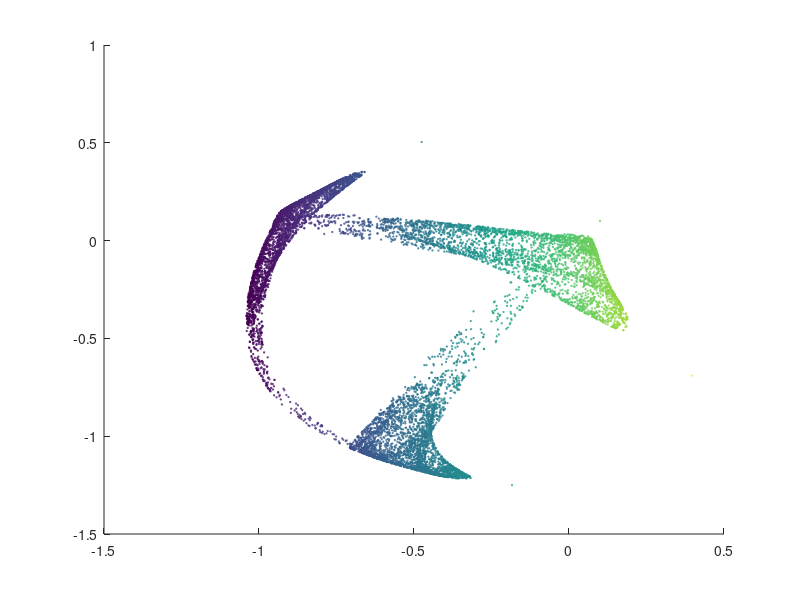

MATLAB code to generate this figure: (Note: this script raises an error after producing the figure.)
function strangeattractor2
%strange attractor
%15 different attractor
%a,b,c..y are 25 coefficients denoting 1.2:0.1:-1.2
%a=1.2,b=1.1,c=1.0,d=0.9.....y=-1.2
%no input and output arguments
%run the script and select any one from the listbox
total=10000;
x=zeros(1,total);
y=zeros(1,total);
liststr={'qdasbcynawre';'ixxalopubexk';'kpmfwnpbiydc';
    'rouqvcksjqqe';'lcsavfiagfgy';'dlwcsogbyrqq';
    'jmyigonemmvu';'vmdtlegsbcul';'mpxfyvpfwdyp';
    'jigmlulmfooq';'igyeaaplonug';'gsvnapufkomd';
    'qoluaglqcqwl';'rhapxmppmjub';'doqqtwunwfvp'};
xn=0;
yn=0;
[s,v] = listdlg('PromptString','Select any one',...
    'SelectionMode','single',...
    'ListString',liststr);
if v==1
    an=double(liststr{s});
    coeff=(an-109)*-0.1;
    
    xxn=0;
    k=0;
    xn=0;
    yn=0;
    x(1)=0.10;
    y(1)=0.10;
    for m=2:total
        xn=x(m-1);
        yn=y(m-1);
        xxn=coeff(1)+coeff(2)*xn+coeff(3)*xn^2+coeff(4)*xn*yn+...
            coeff(5)*yn+coeff(6)*yn^2;
        yn=coeff(7)+coeff(8)*xn+coeff(9)*xn^2+coeff(10)*xn*yn+...
            coeff(11)*yn+coeff(12)*yn^2;
        xn=xxn;
        x(m)=xn;
        y(m)=yn;
        
    end
    scatter(x,y,1,x);
    colormap(makeColorMap(rand(1,3),rand(1,3),rand(1,3),64))
    set(gcf,'color','white')
    axis on
    title(liststr{s})
    %saveas(gcf, liststr{s}, 'bmp');
end
